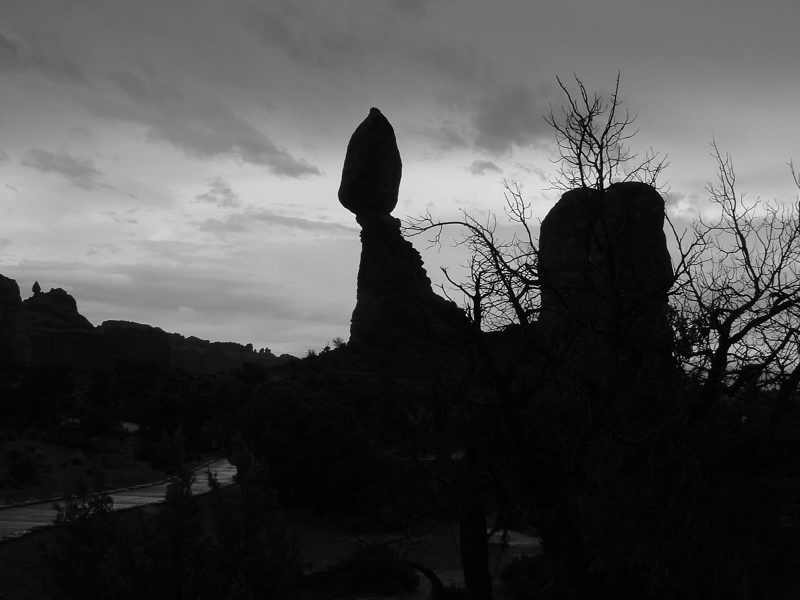
#> input picture sheet02/images/dark.png, 800 x 600 px; the run also reads 1 picture not shown here
$ jupyter execute sheet02.ipynb   (shell and % lines are left out)
#> lines starting #> are read from the running program, lines starting #| are printed output that depends on the picture
Osnabrück University - Computer Vision (Winter Term 2018/19) - Prof. Dr.-Ing. G. Heidemann, Ulf Krumnack

# Exercise Sheet 02: Image Enhancement

## Introduction

This week's sheet should be solved and handed in before the end of **Sunday, November 18, 2018**. If you need help (and Google and other resources were not enough), feel free to contact your groups' designated tutor or whomever of us you run into first. Please upload your results to your group's Stud.IP folder.

## Assignment 0: Math recap (Euclidean Space) [0 Points]

This exercise is supposed to be very easy, does not give any points, and is voluntary.
There will be a similar exercise on every sheet.
It is intended to revise some basic mathematical notions that are assumed throughout this class and to allow you to check if you are comfortable with them.
Usually you should have no problem to answer these questions offhand, but if you feel unsure, this is a good time to look them up again. You are always welcome to discuss questions with the tutors or in the practice session.
Also, if you have a (math) topic you would like to recap, please let us know.

**a)** What is a *Euclidean space*? What is the *Cartesian plane*? How are they usually denoted? How to write points in these spaces?

>**Euclidean space** A two-, three- or _n_-dimensional space in which the axioms of Euclidean geometry apply; a space in any finite number of dimensions, in which points are designated by coordinates (one for each dimension) and the distance between two points is given by a distance formula, e.g. $\sqrt{(a − c)^2 + (b − d)^2}$ for the distance between points $(a,b)$ and $(c,d)$ in a 2D space (i.e. Pythagoras).

>**Cartesian plane** A Euclidean plane (2D-space) with a Cartesian coordinate system. In a Cartesian plane one can define canonical representatives of certain geometric figures, such as the unit circle (with radius equal to the length unit, and center at the origin). The points in it are unambiguous and can be identified with pairs of real numbers (i.e. the Cartesian product) $\mathbb{R}^{2} = \mathbb{R} \times \mathbb{R}$.

**b)** What is the *norm* of a vector in a Euclidean space? How to *add* and *substract* two vectors? How is the *Euclidean distance* defined? Are there other ways to measure distances?

>The **norm** denotes the **length** of a vector. In an _n_-dimensional Euclidean space $\mathbb{R}^n$, the length of the vector $x = (x_1, x_2, ..., x_n)$ is captured by the formula $||x|| = \sqrt{{x_1}^2 ... {x_n}^2}$.
<br>
Given the vectors $a$ and $b$ of length $n$, the **sum** of $a$ and $b$ is $a + b = (a_1+b_1) + ... + (a_n+b_n).$ Essentially, it is like drawing an arrow from the tail of $a$ to the head of $b$.
<br>
Given the vectors $a$ and $b$ of length $n$, the **difference** of $a$ and $b$ is $a - b = (a_1-b_1) + ... + (a_n-b_n).$ Essentially, it is like drawing an arrow from the head of $b$ to the head of $a$.
<br>
The **Euclidean distance** is the "ordinary" straight-line distance between two points in Euclidean space. Others include the normalized Euclidean distance, the Pearson distance, the Mahalanobis distance, the Cityblock distance or the Chebyshev distance.

**c)** What is the (standard) *scalar product* of two vectors? How is it related to the length and angle between these vectors? Name some use cases.

>Given the vectors $a$ and $b$ of length $n$, the **scalar product** (also called inner- or dot product) of $a$ and $b$ is $a * b = (a_1*b_1) + ... + (a_n*b_n).$ Geometrically, the scalar product is useful for finding the direction between arbitrary vectors in space.

## Assignment 1: Contrast enhancement [5 Points]

### a) Image Contrast

Describe the concept of contrast in your own words and introduce different ways to measure it. How can low contrast be caused and when is this a problem (and when not)? What can be done to improve contrast?

>**Contrast** is the difference in luminance or colour that makes the objects in an image distinguishable.
<br>
**Low contrast** has more mid-tones and can be the result of **underexposure** to light, e.g. when taking pictures on a cloudy day, at dusk, in a dark room etc. This is often undesirable as it decreases visibility and makes it harder to distinguish objects. However, low contrast's soft shadows and soft highlights can be desirable to create a _vintage look_ or other effects when editing certain photos.
<br>
Contrast can be enhanced by _maximizing **global contrast**_, _improving **local contrast**_ (e.g. gamma-correction) and maximizing information content via _**histogram equalization**_.

### b) Histogram equalization and entropy

How does histogram equalization work? What is entropy and how is it related to histogram equalization? For your answer focus on the (conceptually simpler) continuous case.

>To obtain the optimal image, we need to maximize the histogram's **Entropy** and thereby its information content.
<br>
Entropy is a measure for **average information content** that is an additive positive number. It takes $0$ for an event with a probability of $1$ and increases for decreasing probability. Essentially, the entropy rate means the average number of bits needed to encode the given information. It is defined as follows:
<br>
$E = -\Sigma_{i}P(e_i) * log_2(P(e_i))$
<br>
To define the average information content of an image, we need to maximize the Entropy of a histogram $H$ such that it is a constant value for all gray values $g$. We achieve this by applying a transfer function $g'(g) = \int_0...g H(w)dw$.

### c) Discrete histogram equalization

What problems occur when considering discrete images (i.e. with discrete coordinates and a finite number of gray levels)? Explain the tables on the lecture slides (CV-04 slides 22/23).

>When applying the aforementioned transfer function $g'(g)$ to discrete images, the discrete gray values $g$ are transformed to real values.
<br>
We solve this problem by rounding up and subtracting $1$ from the resulting gray values via the following function:
<br>
$g'(g) = \lceil N_g * \Sigma_w={0...g}H(w) \rceil - 1$ where $N_g = # gray values$
<br>
The problem with the resulting values is that some initial gray values are lost as some values are pooled together.

## Assignment 2: Computing Contrast and Entropy [5 Points]

### a) Computing contrast

Provide functions to compute the local contrast, global contrast, and entropy of an image.

[cell 1]
import numpy as np
from imageio import imread
import matplotlib.pyplot as plt
plt.rcParams['image.cmap'] = 'gray'

def global_contrast(img, value_range=None):
    """
    Compute the global contrast for a given image.
    Args:
        img (ndarray): The grayscale image to compute the contrast for.
        value_range (tuple): The minimum and maximum values of the gray scale.

    Returns:
        float: The local contrast of the image.
    """

    # determine range: simplified, just checks for uint8
    if value_range is None:
        value_range = (0, 255) if img.dtype == np.uint8 else (0., 1.)

    # YOUR CODE HERE

    # get min and max gray value
    # get range (R)
    # apply global contrast function 1/R (max-min)
    allvalues = value_range[-1]-value_range[0]
    contrast = (img.max()-img.min())/allvalues

    return contrast


img = imread('images/dark.png')
#> img is the input picture: shape (600, 800); min 0, max 255, mean 74
plt.title("Image global contrast: {:.4f} (min={}, max={})".format(global_contrast(img), img.min(), img.max()))
#> in global_contrast, `contrast = (img.max()-img.min())/allvalues`: contrast = 1
plt.imshow(img, vmin=0, vmax=255)
plt.show()

plt.hist(img.flatten(), 256, (0, 255))
plt.show()
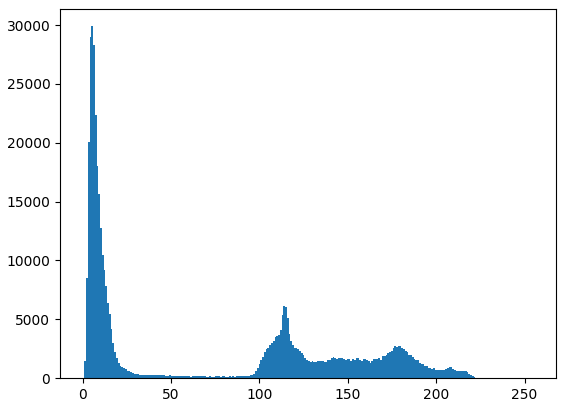
#> figure drawn by matplotlib, 1 panel; tallest bar 29901 high, from x = 4.98 to 5.98

[cell 2]
import numpy as np
import matplotlib.pyplot as plt
from imageio import imread

def local_contrast(img):
    """
    Compute the local contrast for a given image.
    Args:
        img (ndarray): The grayscale image to compute the contrast for.

    Returns:
        float: The local contrast of the image.
    """

    # YOUR CODE HERE

    # dimensions
    M = img.shape[0]
    N = img.shape[1]
    # calculate factor 1/MN
    norm_factor = 1/(M*N)

    # pad with zero
    padded_img = np.pad(img, pad_width=1, mode="constant",constant_values=0)
    # alternatively, pad with edge values
    #img = np.pad(img, pad_width=1, mode="edge")

    # initialize the sum to be added to
    local_contrast = 0

    # iterate over all pixels of non-padded image
    for x in range(M):
        for y in range(N):
            # get the neighbors from the padded image
            neighbors = padded_img[x+1][y+2]+padded_img[x+1][y]+padded_img[x+2][y+1]+padded_img[x][y+1]
            # subtract the averaged neighbors from
            # original pixel
            local_contrast += img[x][y]-((1/4)*neighbors)
#> after the loop, local_contrast = 24616992

    # return the normalized local contrast
    return np.absolute(local_contrast)*norm_factor

img = imread('images/dark.png')
plt.title("Image local contrast: {:.4f}".format(local_contrast(img)))
plt.imshow(img, vmin=0, vmax=255)
plt.show()

[cell 3]
import numpy as np
import math
from imageio import imread

def entropy(img):
    """
    Compute the entropy for a given image.
    Args:
        img (ndarray): The grayscale image to compute the entropy for.

    Returns:
        float: The entropy of the image.
    """
    # YOUR CODE HERE

    # get img dimensions
    M = img.shape[0]
    N = img.shape[1]

    # flatten
    flat_img = img.flatten()
    # get occurences of each gray value in a dict
    unique, counts = np.unique(flat_img, return_counts=True)
#> unique = 249 values from 0 to 255; counts = 249 values, max 29901 at index 5, min 1 at index 244, mean 1927.7
    val_dict = dict(zip(unique, counts))
#> val_dict = 249 items
    # get the probabilities P(ei) for all of the values
    val_dict.update((x, y/(M*N)) for x, y in val_dict.items())
    # apply the formula P(ei)*log2(P(ei))
    val_dict.update((x, (y*np.log2(y))) for x, y in val_dict.items())
    # compute the negative sum, i.e. the entropy
    entropy = sum(val_dict.values()) * -1
#> entropy = 6.49

    return entropy

img = imread('images/dark.png')
plt.title("Image Entropy value: {:.4f}".format(entropy(img)))
plt.imshow(img, vmin=0, vmax=255)
plt.show()

plt.hist(img.flatten(), 256, (0, 255))
plt.show()

### b) Example images

* construct an (artificial) image with high global contrast but low local contrast
* construct an (artificial) image with low global constrast but high local contrast
* construct an (artificial) image with maximal entropy but low local contrast

[cell 4]
import numpy as np
import matplotlib.pyplot as plt

def image_info(img):
    info = "global contrast: {:.4f}, local contrast: {:.4f}, entropy: {:.4f}"
    plt.title(info.format(global_contrast(img), local_contrast(img), entropy(img)))
    plt.imshow(img, vmin=0, vmax=255)
    plt.show()
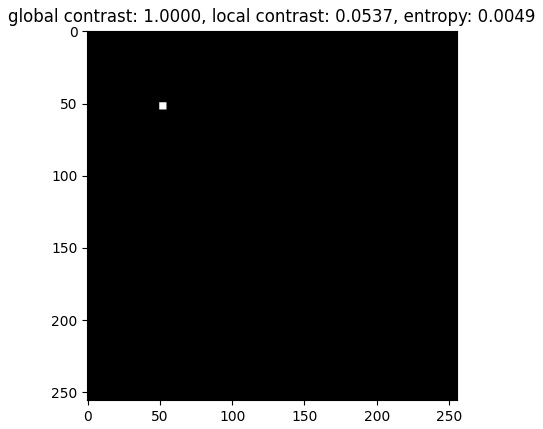
#> figure drawn by matplotlib, 1 panel


img1 = np.zeros((256, 256),np.uint8)
# YOUR CODE HERE

# just a single white square
img1[50:55,50:55] = 255

image_info(img1)


img2 = np.zeros((256, 256),np.uint8)
# YOUR CODE HERE

# checkers pattern with gray for low global contrast
img2[0:-1:1] = 70

image_info(img2)
#> in image_info (call 2), `plt.show()`:
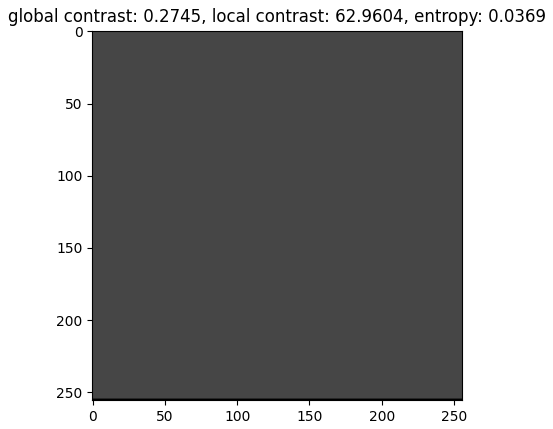
#> figure drawn by matplotlib, 1 panel


img3 = np.zeros((256, 256),np.uint8)
# YOUR CODE HERE

# random gray values within the given range
img3 = np.random.randint(0, 255, size=(img3.shape[0],img3.shape[1]))

image_info(img3)
#> in image_info (call 3), `plt.show()`:
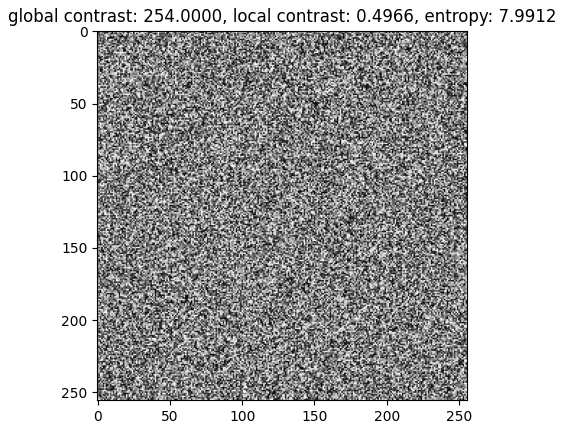
#> figure drawn by matplotlib, 1 panel

## Assignment 3: Adaptive Histogram Equalization (AHE) [5 Points]

We have uploaded the original article on Contrast Limited Adaptive Histogram Equalization to StudIP [Zuiderveld, 1994]. You may use it as a base to answer this exercise.

### a) Adaptive Histogram Equalization (AHE)

Describe in your own words the idea of AHE. Why was it introduced and what are its main drawbacks?

>AHE improves the contrast of an image. Unlike "normal" Histogram Equalization, which operates on the whole image, AHE computes several histograms for each pixel and the predefined regions of the image surrounding them. Thus, a transfer function for each pixel can be computed.
<br>
The major drawback is that it tends to overamplify noise in relatively homogeneous regions of an image (e.g. the sky).

### b) Contrast Limited Adaptive Histogram Equalization (CLAHE)

Describe in your own words the idea of CLAHE. Why was it introduced and how does it work?

>Basically, CLAHE works like AHE. It was introduced as a variant of AHE to prevent its major drawback (overamplifying noise) by limiting the amplification to prevent excessive local contrast enhancement for homogeneous regions.

### c) Computation of AHE

How can AHE be implemented efficiently? Explain how the interpolation scheme works, why it is a valid approximation, and why it improves the runtime? Can you think of another way to compute AHE efficiently?

>The computation of AHE requires the computation of a different histogram and transfer function for each pixel in the image. As this computationally expensive, **Interpolation** allows a significant improvement in efficiency without compromising the quality of the result.
<br>
First, the image is **partitioned** into rectangular tiles of equal size. Then, a histogram, a cumulative distribution function and a transfer function is then **computed for each tile** (according to the center pixel). All other pixels are assigned **interpolated values** from the center pixels closest to them.
<br>
It is valid because the interpolation coefficients reflect the location of pixels to the closest tile center pixels, so that the result is continuous as the pixel approaches a tile center.
<br>
Thus, it reduces the number of transfer functions to be computed dramatically with the small additional cost of linear interpolation.

### d) Applying AHE and CLAHE

Lookup functions for computing HE, AHE and CLAHE in the module `skimage.exposure` and apply them to the image `canada.png`. Compare your results to the lecture slides (CV-04, slide 31).

[cell 5]
# YOUR CODE HERE
from imageio import imread
import matplotlib.pyplot as plt
import skimage.exposure as exposure

img = imread('images/canada.png', pilmode='L')
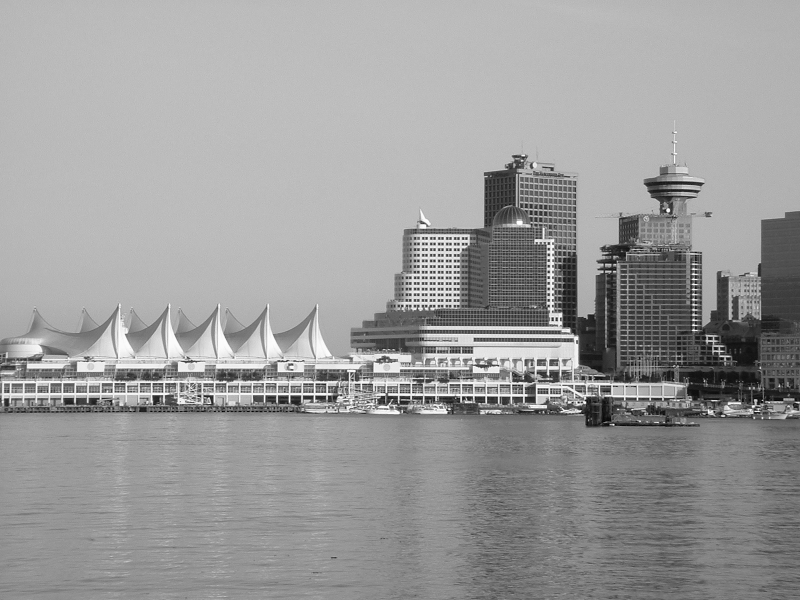
#> input picture sheet02/images/canada.png, 800 x 600 px
#> img is the input picture: shape (600, 800); min 0, max 255, mean 155.4

img_he = exposure.equalize_hist(img, nbins=256, mask=None) # CHANGE THIS
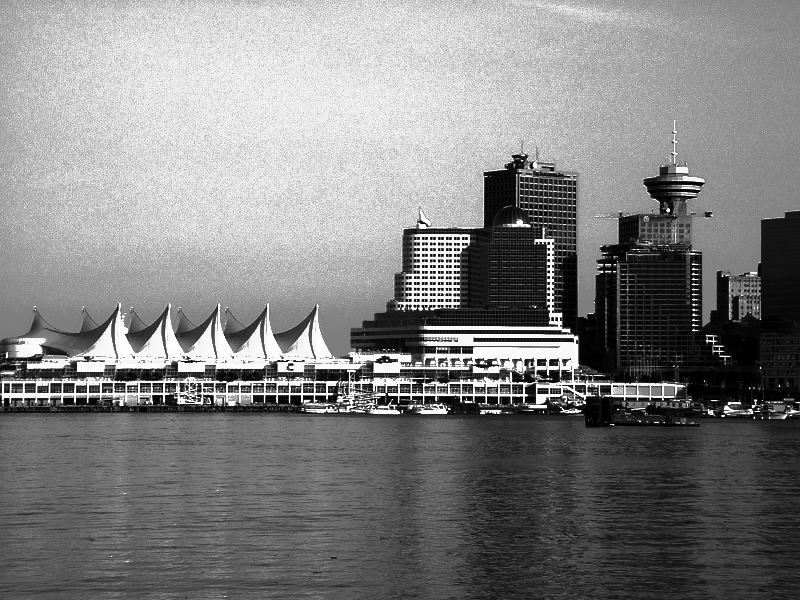
#> img_he: shape (600, 800) float64; min 4.17e-06, max 1, mean 0.509

# SOMEHOW, NORMAL AHE IS NOT AVAILABLE IN EXPOSURE
img_ahe = img # CHANGE THIS

img_clahe = exposure.equalize_adapthist(img, kernel_size=None, clip_limit=0.01, nbins=256) # CHANGE THIS
# YOUR CODE HERE

plt.figure(figsize=(12, 15))
plt.subplot(4,2,1)
plt.title("Original Image")
plt.imshow(img)
plt.subplot(4,2,2)
plt.title("entropy={:.4f}".format(entropy(img)))
#> (the rest of the program and of its run is left out)
